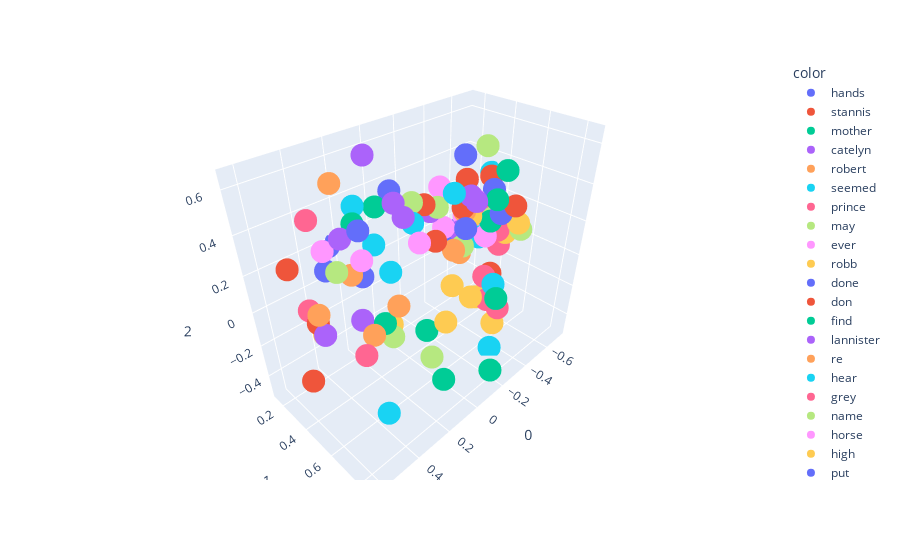

Write notebook code for a chart like this one.
### Code cell
# plot between 200 to 300
fig=px.scatter_3d(x[200:300],x=0,y=1,z=2,color= self_model.wv.index_to_key[200:300])
fig.show()

### Figure 1 — Plotly figure (JSON) as saved in the notebook; plotly's stock layout.template omitted (floating-point values rounded to 4 significant figures)
{"data": [{"hovertemplate": "color=hands<br>0=%{x}<br>1=%{y}<br>2=%{z}<extra></extra>", "legendgroup": "hands", "marker": {"color": "#636efa", "symbol": "circle"}, "mode": "markers", "name": "hands", "scene": "scene", "showlegend": true, "type": "scatter3d", "x": [0.315], "y": [0.4645], "z": [0.4215]}, {"hovertemplate": "color=stannis<br>0=%{x}<br>1=%{y}<br>2=%{z}<extra></extra>", "legendgroup": "stannis", "marker": {"color": "#EF553B", "symbol": "circle"}, "mode": "markers", "name": "stannis", "scene": "scene", "showlegend": true, "type": "scatter3d", "x": [-0.3984], "y": [0.5959], "z": [-0.07871]}, {"hovertemplate": "color=mother<br>0=%{x}<br>1=%{y}<br>2=%{z}<extra></extra>", "legendgroup": "mother", "marker": {"color": "#00cc96", "symbol": "circle"}, "mode": "markers", "name": "mother", "scene": "scene", "showlegend": true, "type": "scatter3d", "x": [-0.4836], "y": [0.5086], "z": [0.161]}, {"hovertemplate": "color=catelyn<br>0=%{x}<br>1=%{y}<br>2=%{z}<extra></extra>", "legendgroup": "catelyn", "marker": {"color": "#ab63fa", "symbol": "circle"}, "mode": "markers", "name": "catelyn", "scene": "scene", "showlegend": true, "type": "scatter3d", "x": [-0.2434], "y": [0.3102], "z": [0.2321]}, {"hovertemplate": "color=robert<br>0=%{x}<br>1=%{y}<br>2=%{z}<extra></extra>", "legendgroup": "robert", "marker": {"color": "#FFA15A", "symbol": "circle"}, "mode": "markers", "name": "robert", "scene": "scene", "showlegend": true, "type": "scatter3d", "x": [-0.521], "y": [0.4375], "z": [0.07285]}, {"hovertemplate": "color=seemed<br>0=%{x}<br>1=%{y}<br>2=%{z}<extra></extra>", "legendgroup": "seemed", "marker": {"color": "#19d3f3", "symbol": "circle"}, "mode": "markers", "name": "seemed", "scene": "scene", "showlegend": true, "type": "scatter3d", "x": [-0.01351], "y": [0.4301], "z": [0.3076]}, {"hovertemplate": "color=prince<br>0=%{x}<br>1=%{y}<br>2=%{z}<extra></extra>", "legendgroup": "prince", "marker": {"color": "#FF6692", "symbol": "circle"}, "mode": "markers", "name": "prince", "scene": "scene", "showlegend": true, "type": "scatter3d", "x": [-0.5534], "y": [0.4042], "z": [0.1322]}, {"hovertemplate": "color=may<br>0=%{x}<br>1=%{y}<br>2=%{z}<extra></extra>", "legendgroup": "may", "marker": {"color": "#B6E880", "symbol": "circle"}, "mode": "markers", "name": "may", "scene": "scene", "showlegend": true, "type": "scatter3d", "x": [-0.551], "y": [0.4714], "z": [0.1397]}, {"hovertemplate": "color=ever<br>0=%{x}<br>1=%{y}<br>2=%{z}<extra></extra>", "legendgroup": "ever", "marker": {"color": "#FF97FF", "symbol": "circle"}, "mode": "markers", "name": "ever", "scene": "scene", "showlegend": true, "type": "scatter3d", "x": [-0.4458], "y": [0.511], "z": [0.08936]}, {"hovertemplate": "color=robb<br>0=%{x}<br>1=%{y}<br>2=%{z}<extra></extra>", "legendgroup": "robb", "marker": {"color": "#FECB52", "symbol": "circle"}, "mode": "markers", "name": "robb", "scene": "scene", "showlegend": true, "type": "scatter3d", "x": [-0.3962], "y": [0.4483], "z": [0.2003]}, {"hovertemplate": "color=done<br>0=%{x}<br>1=%{y}<br>2=%{z}<extra></extra>", "legendgroup": "done", "marker": {"color": "#636efa", "symbol": "circle"}, "mode": "markers", "name": "done", "scene": "scene", "showlegend": true, "type": "scatter3d", "x": [-0.4249], "y": [0.6126], "z": [0.268]}, {"hovertemplate": "color=don<br>0=%{x}<br>1=%{y}<br>2=%{z}<extra></extra>", "legendgroup": "don", "marker": {"color": "#EF553B", "symbol": "circle"}, "mode": "markers", "name": "don", "scene": "scene", "showlegend": true, "type": "scatter3d", "x": [-0.4356], "y": [0.3809], "z": [0.3669]}, {"hovertemplate": "color=find<br>0=%{x}<br>1=%{y}<br>2=%{z}<extra></extra>", "legendgroup": "find", "marker": {"color": "#00cc96", "symbol": "circle"}, "mode": "markers", "name": "find", "scene": "scene", "showlegend": true, "type": "scatter3d", "x": [-0.3718], "y": [0.6237], "z": [0.3656]}, {"hovertemplate": "color=lannister<br>0=%{x}<br>1=%{y}<br>2=%{z}<extra></extra>", "legendgroup": "lannister", "marker": {"color": "#ab63fa", "symbol": "circle"}, "mode": "markers", "name": "lannister", "scene": "scene", "showlegend": true, "type": "scatter3d", "x": [-0.3975], "y": [0.3832], "z": [0.08408]}, {"hovertemplate": "color=re<br>0=%{x}<br>1=%{y}<br>2=%{z}<extra></extra>", "legendgroup": "re", "marker": {"color": "#FFA15A", "symbol": "circle"}, "mode": "markers", "name": "re", "scene": "scene", "showlegend": true, "type": "scatter3d", "x": [-0.3384], "y": [0.4554], "z": [0.2542]}, {"hovertemplate": "color=hear<br>0=%{x}<br>1=%{y}<br>2=%{z}<extra></extra>", "legendgroup": "hear", "marker": {"color": "#19d3f3", "symbol": "circle"}, "mode": "markers", "name": "hear", "scene": "scene", "showlegend": true, "type": "scatter3d", "x": [-0.1737], "y": [0.5322], "z": [0.4363]}, {"hovertemplate": "color=grey<br>0=%{x}<br>1=%{y}<br>2=%{z}<extra></extra>", "legendgroup": "grey", "marker": {"color": "#FF6692", "symbol": "circle"}, "mode": "markers", "name": "grey", "scene": "scene", "showlegend": true, "type": "scatter3d", "x": [0.4643], "y": [0.2419], "z": [-0.03211]}, {"hovertemplate": "color=name<br>0=%{x}<br>1=%{y}<br>2=%{z}<extra></extra>", "legendgroup": "name", "marker": {"color": "#B6E880", "symbol": "circle"}, "mode": "markers", "name": "name", "scene": "scene", "showlegend": true, "type": "scatter3d", "x": [-0.5161], "y": [0.6133], "z": [0.2423]}, {"hovertemplate": "color=horse<br>0=%{x}<br>1=%{y}<br>2=%{z}<extra></extra>", "legendgroup": "horse", "marker": {"color": "#FF97FF", "symbol": "circle"}, "mode": "markers", "name": "horse", "scene": "scene", "showlegend": true, "type": "scatter3d", "x": [0.3448], "y": [0.5135], "z": [0.3167]}, {"hovertemplate": "color=high<br>0=%{x}<br>1=%{y}<br>2=%{z}<extra></extra>", "legendgroup": "high", "marker": {"color": "#FECB52", "symbol": "circle"}, "mode": "markers", "name": "high", "scene": "scene", "showlegend": true, "type": "scatter3d", "x": [0.1536], "y": [0.4498], "z": [-0.1791]}, {"hovertemplate": "color=put<br>0=%{x}<br>1=%{y}<br>2=%{z}<extra></extra>", "legendgroup": "put", "marker": {"color": "#636efa", "symbol": "circle"}, "mode": "markers", "name": "put", "scene": "scene", "showlegend": true, "type": "scatter3d", "x": [-0.225], "y": [0.5441], "z": [0.6042]}, {"hovertemplate": "color=stone<br>0=%{x}<br>1=%{y}<br>2=%{z}<extra></extra>", "legendgroup": "stone", "marker": {"color": "#EF553B", "symbol": "circle"}, "mode": "markers", "name": "stone", "scene": "scene", "showlegend": true, "type": "scatter3d", "x": [0.6268], "y": [0.4771], "z": [-0.1871]}, {"hovertemplate": "color=wine<br>0=%{x}<br>1=%{y}<br>2=%{z}<extra></extra>", "legendgroup": "wine", "marker": {"color": "#00cc96", "symbol": "circle"}, "mode": "markers", "name": "wine", "scene": "scene", "showlegend": true, "type": "scatter3d", "x": [0.08392], "y": [0.2846], "z": [0.3724]}, {"hovertemplate": "color=hard<br>0=%{x}<br>1=%{y}<br>2=%{z}<extra></extra>", "legendgroup": "hard", "marker": {"color": "#ab63fa", "symbol": "circle"}, "mode": "markers", "name": "hard", "scene": "scene", "showlegend": true, "type": "scatter3d", "x": [0.34], "y": [0.3673], "z": [0.3517]}, {"hovertemplate": "color=water<br>0=%{x}<br>1=%{y}<br>2=%{z}<extra></extra>", "legendgroup": "water", "marker": {"color": "#FFA15A", "symbol": "circle"}, "mode": "markers", "name": "water", "scene": "scene", "showlegend": true, "type": "scatter3d", "x": [0.5739], "y": [0.5182], "z": [0.1734]}, {"hovertemplate": "color=upon<br>0=%{x}<br>1=%{y}<br>2=%{z}<extra></extra>", "legendgroup": "upon", "marker": {"color": "#19d3f3", "symbol": "circle"}, "mode": "markers", "name": "upon", "scene": "scene", "showlegend": true, "type": "scatter3d", "x": [0.1394], "y": [0.4424], "z": [0.1209]}, {"hovertemplate": "color=fire<br>0=%{x}<br>1=%{y}<br>2=%{z}<extra></extra>", "legendgroup": "fire", "marker": {"color": "#FF6692", "symbol": "circle"}, "mode": "markers", "name": "fire", "scene": "scene", "showlegend": true, "type": "scatter3d", "x": [0.4822], "y": [0.679], "z": [0.00492]}, {"hovertemplate": "color=iron<br>0=%{x}<br>1=%{y}<br>2=%{z}<extra></extra>", "legendgroup": "iron", "marker": {"color": "#B6E880", "symbol": "circle"}, "mode": "markers", "name": "iron", "scene": "scene", "showlegend": true, "type": "scatter3d", "x": [0.1951], "y": [0.5063], "z": [-0.1943]}, {"hovertemplate": "color=until<br>0=%{x}<br>1=%{y}<br>2=%{z}<extra></extra>", "legendgroup": "until", "marker": {"color": "#FF97FF", "symbol": "circle"}, "mode": "markers", "name": "until", "scene": "scene", "showlegend": true, "type": "scatter3d", "x": [0.1123], "y": [0.6044], "z": [0.337]}, {"hovertemplate": "color=these<br>0=%{x}<br>1=%{y}<br>2=%{z}<extra></extra>", "legendgroup": "these", "marker": {"color": "#FECB52", "symbol": "circle"}, "mode": "markers", "name": "these", "scene": "scene", "showlegend": true, "type": "scatter3d", "x": [-0.424], "y": [0.6197], "z": [-0.4195]}, {"hovertemplate": "color=voice<br>0=%{x}<br>1=%{y}<br>2=%{z}<extra></extra>", "legendgroup": "voice", "marker": {"color": "#636efa", "symbol": "circle"}, "mode": "markers", "name": "voice", "scene": "scene", "showlegend": true, "type": "scatter3d", "x": [0.000301], "y": [0.292], "z": [0.4252]}, {"hovertemplate": "color=gone<br>0=%{x}<br>1=%{y}<br>2=%{z}<extra></extra>", "legendgroup": "gone", "marker": {"color": "#EF553B", "symbol": "circle"}, "mode": "markers", "name": "gone", "scene": "scene", "showlegend": true, "type": "scatter3d", "x": [-0.02235], "y": [0.5657], "z": [0.2689]}, {"hovertemplate": "color=give<br>0=%{x}<br>1=%{y}<br>2=%{z}<extra></extra>", "legendgroup": "give", "marker": {"color": "#00cc96", "symbol": "circle"}, "mode": "markers", "name": "give", "scene": "scene", "showlegend": true, "type": "scatter3d", "x": [-0.582], "y": [0.5161], "z": [0.4101]}, {"hovertemplate": "color=sam<br>0=%{x}<br>1=%{y}<br>2=%{z}<extra></extra>", "legendgroup": "sam", "marker": {"color": "#ab63fa", "symbol": "circle"}, "mode": "markers", "name": "sam", "scene": "scene", "showlegend": true, "type": "scatter3d", "x": [0.01856], "y": [0.3394], "z": [0.3873]}, {"hovertemplate": "color=seen<br>0=%{x}<br>1=%{y}<br>2=%{z}<extra></extra>", "legendgroup": "seen", "marker": {"color": "#FFA15A", "symbol": "circle"}, "mode": "markers", "name": "seen", "scene": "scene", "showlegend": true, "type": "scatter3d", "x": [-0.1116], "y": [0.594], "z": [0.1933]}, {"hovertemplate": "color=better<br>0=%{x}<br>1=%{y}<br>2=%{z}<extra></extra>", "legendgroup": "better", "marker": {"color": "#19d3f3", "symbol": "circle"}, "mode": "markers", "name": "better", "scene": "scene", "showlegend": true, "type": "scatter3d", "x": [-0.431], "y": [0.479], "z": [0.07642]}, {"hovertemplate": "color=shall<br>0=%{x}<br>1=%{y}<br>2=%{z}<extra></extra>", "legendgroup": "shall", "marker": {"color": "#FF6692", "symbol": "circle"}, "mode": "markers", "name": "shall", "scene": "scene", "showlegend": true, "type": "scatter3d", "x": [-0.5194], "y": [0.5335], "z": [0.1026]}, {"hovertemplate": "color=ned<br>0=%{x}<br>1=%{y}<br>2=%{z}<extra></extra>", "legendgroup": "ned", "marker": {"color": "#B6E880", "symbol": "circle"}, "mode": "markers", "name": "ned", "scene": "scene", "showlegend": true, "type": "scatter3d", "x": [-0.2479], "y": [0.3574], "z": [0.2725]}, {"hovertemplate": "color=always<br>0=%{x}<br>1=%{y}<br>2=%{z}<extra></extra>", "legendgroup": "always", "marker": {"color": "#FF97FF", "symbol": "circle"}, "mode": "markers", "name": "always", "scene": "scene", "showlegend": true, "type": "scatter3d", "x": [-0.4651], "y": [0.4261], "z": [0.08629]}, {"hovertemplate": "color=years<br>0=%{x}<br>1=%{y}<br>2=%{z}<extra></extra>", "legendgroup": "years", "marker": {"color": "#FECB52", "symbol": "circle"}, "mode": "markers", "name": "years", "scene": "scene", "showlegend": true, "type": "scatter3d", "x": [-0.3037], "y": [0.5831], "z": [-0.1886]}, {"hovertemplate": "color=between<br>0=%{x}<br>1=%{y}<br>2=%{z}<extra></extra>", "legendgroup": "between", "marker": {"color": "#636efa", "symbol": "circle"}, "mode": "markers", "name": "between", "scene": "scene", "showlegend": true, "type": "scatter3d", "x": [0.4129], "y": [0.3453], "z": [0.2164]}, {"hovertemplate": "color=dark<br>0=%{x}<br>1=%{y}<br>2=%{z}<extra></extra>", "legendgroup": "dark", "marker": {"color": "#EF553B", "symbol": "circle"}, "mode": "markers", "name": "dark", "scene": "scene", "showlegend": true, "type": "scatter3d", "x": [0.514], "y": [0.3944], "z": [0.01711]}, {"hovertemplate": "color=place<br>0=%{x}<br>1=%{y}<br>2=%{z}<extra></extra>", "legendgroup": "place", "marker": {"color": "#00cc96", "symbol": "circle"}, "mode": "markers", "name": "place", "scene": "scene", "showlegend": true, "type": "scatter3d", "x": [-0.1825], "y": [0.8017], "z": [-0.009094]}, {"hovertemplate": "color=small<br>0=%{x}<br>1=%{y}<br>2=%{z}<extra></extra>", "legendgroup": "small", "marker": {"color": "#ab63fa", "symbol": "circle"}, "mode": "markers", "name": "small", "scene": "scene", "showlegend": true, "type": "scatter3d", "x": [0.2431], "y": [0.3366], "z": [-0.1662]}, {"hovertemplate": "color=cold<br>0=%{x}<br>1=%{y}<br>2=%{z}<extra></extra>", "legendgroup": "cold", "marker": {"color": "#FFA15A", "symbol": "circle"}, "mode": "markers", "name": "cold", "scene": "scene", "showlegend": true, "type": "scatter3d", "x": [0.3665], "y": [0.464], "z": [0.2316]}, {"hovertemplate": "color=winterfell<br>0=%{x}<br>1=%{y}<br>2=%{z}<extra></extra>", "legendgroup": "winterfell", "marker": {"color": "#19d3f3", "symbol": "circle"}, "mode": "markers", "name": "winterfell", "scene": "scene", "showlegend": true, "type": "scatter3d", "x": [-0.2916], "y": [0.6993], "z": [-0.03903]}, {"hovertemplate": "color=most<br>0=%{x}<br>1=%{y}<br>2=%{z}<extra></extra>", "legendgroup": "most", "marker": {"color": "#FF6692", "symbol": "circle"}, "mode": "markers", "name": "most", "scene": "scene", "showlegend": true, "type": "scatter3d", "x": [-0.4229], "y": [0.5323], "z": [-0.2824]}, {"hovertemplate": "color=hundred<br>0=%{x}<br>1=%{y}<br>2=%{z}<extra></extra>", "legendgroup": "hundred", "marker": {"color": "#B6E880", "symbol": "circle"}, "mode": "markers", "name": "hundred", "scene": "scene", "showlegend": true, "type": "scatter3d", "x": [-0.01427], "y": [0.5554], "z": [-0.4413]}, {"hovertemplate": "color=stood<br>0=%{x}<br>1=%{y}<br>2=%{z}<extra></extra>", "legendgroup": "stood", "marker": {"color": "#FF97FF", "symbol": "circle"}, "mode": "markers", "name": "stood", "scene": "scene", "showlegend": true, "type": "scatter3d", "x": [0.299], "y": [0.4165], "z": [0.1738]}, {"hovertemplate": "color=end<br>0=%{x}<br>1=%{y}<br>2=%{z}<extra></extra>", "legendgroup": "end", "marker": {"color": "#FECB52", "symbol": "circle"}, "mode": "markers", "name": "end", "scene": "scene", "showlegend": true, "type": "scatter3d", "x": [-0.08171], "y": [0.7327], "z": [0.01768]}, {"hovertemplate": "color=sister<br>0=%{x}<br>1=%{y}<br>2=%{z}<extra></extra>", "legendgroup": "sister", "marker": {"color": "#636efa", "symbol": "circle"}, "mode": "markers", "name": "sister", "scene": "scene", "showlegend": true, "type": "scatter3d", "x": [-0.5873], "y": [0.4392], "z": [0.2789]}, {"hovertemplate": "color=words<br>0=%{x}<br>1=%{y}<br>2=%{z}<extra></extra>", "legendgroup": "words", "marker": {"color": "#EF553B", "symbol": "circle"}, "mode": "markers", "name": "words", "scene": "scene", "showlegend": true, "type": "scatter3d", "x": [-0.2925], "y": [0.4847], "z": [0.3009]}, {"hovertemplate": "color=sea<br>0=%{x}<br>1=%{y}<br>2=%{z}<extra></extra>", "legendgroup": "sea", "marker": {"color": "#00cc96", "symbol": "circle"}, "mode": "markers", "name": "sea", "scene": "scene", "showlegend": true, "type": "scatter3d", "x": [0.1153], "y": [0.761], "z": [-0.3514]}, {"hovertemplate": "color=right<br>0=%{x}<br>1=%{y}<br>2=%{z}<extra></extra>", "legendgroup": "right", "marker": {"color": "#ab63fa", "symbol": "circle"}, "mode": "markers", "name": "right", "scene": "scene", "showlegend": true, "type": "scatter3d", "x": [0.1364], "y": [0.5359], "z": [0.4393]}, {"hovertemplate": "color=nothing<br>0=%{x}<br>1=%{y}<br>2=%{z}<extra></extra>", "legendgroup": "nothing", "marker": {"color": "#FFA15A", "symbol": "circle"}, "mode": "markers", "name": "nothing", "scene": "scene", "showlegend": true, "type": "scatter3d", "x": [-0.2385], "y": [0.5199], "z": [0.08809]}, {"hovertemplate": "color=walls<br>0=%{x}<br>1=%{y}<br>2=%{z}<extra></extra>", "legendgroup": "walls", "marker": {"color": "#19d3f3", "symbol": "circle"}, "mode": "markers", "name": "walls", "scene": "scene", "showlegend": true, "type": "scatter3d", "x": [0.4181], "y": [0.7156], "z": [-0.3711]}, {"hovertemplate": "color=fingers<br>0=%{x}<br>1=%{y}<br>2=%{z}<extra></extra>", "legendgroup": "fingers", "marker": {"color": "#FF6692", "symbol": "circle"}, "mode": "markers", "name": "fingers", "scene": "scene", "showlegend": true, "type": "scatter3d", "x": [0.4857], "y": [0.3757], "z": [0.5013]}, {"hovertemplate": "color=same<br>0=%{x}<br>1=%{y}<br>2=%{z}<extra></extra>", "legendgroup": "same", "marker": {"color": "#B6E880", "symbol": "circle"}, "mode": "markers", "name": "same", "scene": "scene", "showlegend": true, "type": "scatter3d", "x": [-0.2365], "y": [0.5389], "z": [0.1355]}, {"hovertemplate": "color=cloak<br>0=%{x}<br>1=%{y}<br>2=%{z}<extra></extra>", "legendgroup": "cloak", "marker": {"color": "#FF97FF", "symbol": "circle"}, "mode": "markers", "name": "cloak", "scene": "scene", "showlegend": true, "type": "scatter3d", "x": [0.407], "y": [0.3299], "z": [0.3042]}, {"hovertemplate": "color=house<br>0=%{x}<br>1=%{y}<br>2=%{z}<extra></extra>", "legendgroup": "house", "marker": {"color": "#FECB52", "symbol": "circle"}, "mode": "markers", "name": "house", "scene": "scene", "showlegend": true, "type": "scatter3d", "x": [-0.3002], "y": [0.4243], "z": [-0.1987]}, {"hovertemplate": "color=young<br>0=%{x}<br>1=%{y}<br>2=%{z}<extra></extra>", "legendgroup": "young", "marker": {"color": "#636efa", "symbol": "circle"}, "mode": "markers", "name": "young", "scene": "scene", "showlegend": true, "type": "scatter3d", "x": [-0.4667], "y": [0.2601], "z": [0.005677]}, {"hovertemplate": "color=does<br>0=%{x}<br>1=%{y}<br>2=%{z}<extra></extra>", "legendgroup": "does", "marker": {"color": "#EF553B", "symbol": "circle"}, "mode": "markers", "name": "does", "scene": "scene", "showlegend": true, "type": "scatter3d", "x": [-0.6211], "y": [0.3887], "z": [0.3263]}, {"hovertemplate": "color=beside<br>0=%{x}<br>1=%{y}<br>2=%{z}<extra></extra>", "legendgroup": "beside", "marker": {"color": "#00cc96", "symbol": "circle"}, "mode": "markers", "name": "beside", "scene": "scene", "showlegend": true, "type": "scatter3d", "x": [0.2666], "y": [0.3611], "z": [0.3916]}, {"hovertemplate": "color=get<br>0=%{x}<br>1=%{y}<br>2=%{z}<extra></extra>", "legendgroup": "get", "marker": {"color": "#ab63fa", "symbol": "circle"}, "mode": "markers", "name": "get", "scene": "scene", "showlegend": true, "type": "scatter3d", "x": [-0.1693], "y": [0.6644], "z": [0.4463]}, {"hovertemplate": "color=mouth<br>0=%{x}<br>1=%{y}<br>2=%{z}<extra></extra>", "legendgroup": "mouth", "marker": {"color": "#FFA15A", "symbol": "circle"}, "mode": "markers", "name": "mouth", "scene": "scene", "showlegend": true, "type": "scatter3d", "x": [0.3316], "y": [0.3254], "z": [0.5845]}, {"hovertemplate": "color=seven<br>0=%{x}<br>1=%{y}<br>2=%{z}<extra></extra>", "legendgroup": "seven", "marker": {"color": "#19d3f3", "symbol": "circle"}, "mode": "markers", "name": "seven", "scene": "scene", "showlegend": true, "type": "scatter3d", "x": [-0.3396], "y": [0.6769], "z": [-0.5109]}, {"hovertemplate": "color=watch<br>0=%{x}<br>1=%{y}<br>2=%{z}<extra></extra>", "legendgroup": "watch", "marker": {"color": "#FF6692", "symbol": "circle"}, "mode": "markers", "name": "watch", "scene": "scene", "showlegend": true, "type": "scatter3d", "x": [-0.3216], "y": [0.6165], "z": [-0.04862]}, {"hovertemplate": "color=door<br>0=%{x}<br>1=%{y}<br>2=%{z}<extra></extra>", "legendgroup": "door", "marker": {"color": "#B6E880", "symbol": "circle"}, "mode": "markers", "name": "door", "scene": "scene", "showlegend": true, "type": "scatter3d", "x": [0.4766], "y": [0.529], "z": [0.3336]}, {"hovertemplate": "color=joffrey<br>0=%{x}<br>1=%{y}<br>2=%{z}<extra></extra>", "legendgroup": "joffrey", "marker": {"color": "#FF97FF", "symbol": "circle"}, "mode": "markers", "name": "joffrey", "scene": "scene", "showlegend": true, "type": "scatter3d", "x": [-0.4872], "y": [0.3994], "z": [0.2396]}, {"hovertemplate": "color=green<br>0=%{x}<br>1=%{y}<br>2=%{z}<extra></extra>", "legendgroup": "green", "marker": {"color": "#FECB52", "symbol": "circle"}, "mode": "markers", "name": "green", "scene": "scene", "showlegend": true, "type": "scatter3d", "x": [0.4127], "y": [0.2535], "z": [-0.2034]}, {"hovertemplate": "color=big<br>0=%{x}<br>1=%{y}<br>2=%{z}<extra></extra>", "legendgroup": "big", "marker": {"color": "#636efa", "symbol": "circle"}, "mode": "markers", "name": "big", "scene": "scene", "showlegend": true, "type": "scatter3d", "x": [0.2554], "y": [0.1373], "z": [0.1727]}, {"hovertemplate": "color=under<br>0=%{x}<br>1=%{y}<br>2=%{z}<extra></extra>", "legendgroup": "under", "marker": {"color": "#EF553B", "symbol": "circle"}, "mode": "markers", "name": "under", "scene": "scene", "showlegend": true, "type": "scatter3d", "x": [0.5615], "y": [0.3019], "z": [0.2751]}, {"hovertemplate": "color=few<br>0=%{x}<br>1=%{y}<br>2=%{z}<extra></extra>", "legendgroup": "few", "marker": {"color": "#00cc96", "symbol": "circle"}, "mode": "markers", "name": "few", "scene": "scene", "showlegend": true, "type": "scatter3d", "x": [0.008341], "y": [0.5407], "z": [-0.2514]}, {"hovertemplate": "color=sent<br>0=%{x}<br>1=%{y}<br>2=%{z}<extra></extra>", "legendgroup": "sent", "marker": {"color": "#ab63fa", "symbol": "circle"}, "mode": "markers", "name": "sent", "scene": "scene", "showlegend": true, "type": "scatter3d", "x": [-0.2487], "y": [0.5672], "z": [0.409]}, {"hovertemplate": "color=perhaps<br>0=%{x}<br>1=%{y}<br>2=%{z}<extra></extra>", "legendgroup": "perhaps", "marker": {"color": "#FFA15A", "symbol": "circle"}, "mode": "markers", "name": "perhaps", "scene": "scene", "showlegend": true, "type": "scatter3d", "x": [-0.669], "y": [0.4977], "z": [0.1373]}, {"hovertemplate": "color=almost<br>0=%{x}<br>1=%{y}<br>2=%{z}<extra></extra>", "legendgroup": "almost", "marker": {"color": "#19d3f3", "symbol": "circle"}, "mode": "markers", "name": "almost", "scene": "scene", "showlegend": true, "type": "scatter3d", "x": [0.2297], "y": [0.3225], "z": [0.4454]}, {"hovertemplate": "color=such<br>0=%{x}<br>1=%{y}<br>2=%{z}<extra></extra>", "legendgroup": "such", "marker": {"color": "#FF6692", "symbol": "circle"}, "mode": "markers", "name": "such", "scene": "scene", "showlegend": true, "type": "scatter3d", "x": [-0.6708], "y": [0.4357], "z": [-0.09517]}, {"hovertemplate": "color=wanted<br>0=%{x}<br>1=%{y}<br>2=%{z}<extra></extra>", "legendgroup": "wanted", "marker": {"color": "#B6E880", "symbol": "circle"}, "mode": "markers", "name": "wanted", "scene": "scene", "showlegend": true, "type": "scatter3d", "x": [-0.4475], "y": [0.4865], "z": [0.5668]}, {"hovertemplate": "color=daughter<br>0=%{x}<br>1=%{y}<br>2=%{z}<extra></extra>", "legendgroup": "daughter", "marker": {"color": "#FF97FF", "symbol": "circle"}, "mode": "markers", "name": "daughter", "scene": "scene", "showlegend": true, "type": "scatter3d", "x": [-0.5438], "y": [0.2785], "z": [0.07371]}, {"hovertemplate": "color=true<br>0=%{x}<br>1=%{y}<br>2=%{z}<extra></extra>", "legendgroup": "true", "marker": {"color": "#FECB52", "symbol": "circle"}, "mode": "markers", "name": "true", "scene": "scene", "showlegend": true, "type": "scatter3d", "x": [-0.688], "y": [0.4618], "z": [-0.01333]}, {"hovertemplate": "color=while<br>0=%{x}<br>1=%{y}<br>2=%{z}<extra></extra>", "legendgroup": "while", "marker": {"color": "#636efa", "symbol": "circle"}, "mode": "markers", "name": "while", "scene": "scene", "showlegend": true, "type": "scatter3d", "x": [0.3241], "y": [0.4825], "z": [0.2111]}, {"hovertemplate": "color=leave<br>0=%{x}<br>1=%{y}<br>2=%{z}<extra></extra>", "legendgroup": "leave", "marker": {"color": "#EF553B", "symbol": "circle"}, "mode": "markers", "name": "leave", "scene": "scene", "showlegend": true, "type": "scatter3d", "x": [-0.4469], "y": [0.6759], "z": [0.3249]}, {"hovertemplate": "color=city<br>0=%{x}<br>1=%{y}<br>2=%{z}<extra></extra>", "legendgroup": "city", "marker": {"color": "#00cc96", "symbol": "circle"}, "mode": "markers", "name": "city", "scene": "scene", "showlegend": true, "type": "scatter3d", "x": [-0.1072], "y": [0.8619], "z": [-0.3791]}, {"hovertemplate": "color=wind<br>0=%{x}<br>1=%{y}<br>2=%{z}<extra></extra>", "legendgroup": "wind", "marker": {"color": "#ab63fa", "symbol": "circle"}, "mode": "markers", "name": "wind", "scene": "scene", "showlegend": true, "type": "scatter3d", "x": [0.574], "y": [0.5448], "z": [0.08569]}, {"hovertemplate": "color=light<br>0=%{x}<br>1=%{y}<br>2=%{z}<extra></extra>", "legendgroup": "light", "marker": {"color": "#FFA15A", "symbol": "circle"}, "mode": "markers", "name": "light", "scene": "scene", "showlegend": true, "type": "scatter3d", "x": [0.3868], "y": [0.6136], "z": [0.009437]}, {"hovertemplate": "color=arms<br>0=%{x}<br>1=%{y}<br>2=%{z}<extra></extra>", "legendgroup": "arms", "marker": {"color": "#19d3f3", "symbol": "circle"}, "mode": "markers", "name": "arms", "scene": "scene", "showlegend": true, "type": "scatter3d", "x": [0.1883], "y": [0.3959], "z": [0.268]}, {"hovertemplate": "color=children<br>0=%{x}<br>1=%{y}<br>2=%{z}<extra></extra>", "legendgroup": "children", "marker": {"color": "#FF6692", "symbol": "circle"}, "mode": "markers", "name": "children", "scene": "scene", "showlegend": true, "type": "scatter3d", "x": [-0.382], "y": [0.6742], "z": [-0.2554]}, {"hovertemplate": "color=herself<br>0=%{x}<br>1=%{y}<br>2=%{z}<extra></extra>", "legendgroup": "herself", "marker": {"color": "#B6E880", "symbol": "circle"}, "mode": "markers", "name": "herself", "scene": "scene", "showlegend": true, "type": "scatter3d", "x": [-0.06773], "y": [0.3666], "z": [0.3685]}, {"hovertemplate": "color=sweet<br>0=%{x}<br>1=%{y}<br>2=%{z}<extra></extra>", "legendgroup": "sweet", "marker": {"color": "#FF97FF", "symbol": "circle"}, "mode": "markers", "name": "sweet", "scene": "scene", "showlegend": true, "type": "scatter3d", "x": [-0.4049], "y": [0.2218], "z": [0.2807]}, {"hovertemplate": "color=others<br>0=%{x}<br>1=%{y}<br>2=%{z}<extra></extra>", "legendgroup": "others", "marker": {"color": "#FECB52", "symbol": "circle"}, "mode": "markers", "name": "others", "scene": "scene", "showlegend": true, "type": "scatter3d", "x": [-0.03468], "y": [0.6279], "z": [-0.1691]}, {"hovertemplate": "color=lost<br>0=%{x}<br>1=%{y}<br>2=%{z}<extra></extra>", "legendgroup": "lost", "marker": {"color": "#636efa", "symbol": "circle"}, "mode": "markers", "name": "lost", "scene": "scene", "showlegend": true, "type": "scatter3d", "x": [-0.2488], "y": [0.5439], "z": [0.2296]}, {"hovertemplate": "color=theon<br>0=%{x}<br>1=%{y}<br>2=%{z}<extra></extra>", "legendgroup": "theon", "marker": {"color": "#EF553B", "symbol": "circle"}, "mode": "markers", "name": "theon", "scene": "scene", "showlegend": true, "type": "scatter3d", "x": [-0.1912], "y": [0.3223], "z": [0.2946]}, {"hovertemplate": "color=each<br>0=%{x}<br>1=%{y}<br>2=%{z}<extra></extra>", "legendgroup": "each", "marker": {"color": "#00cc96", "symbol": "circle"}, "mode": "markers", "name": "each", "scene": "scene", "showlegend": true, "type": "scatter3d", "x": [0.2551], "y": [0.5256], "z": [-0.06205]}, {"hovertemplate": "color=felt<br>0=%{x}<br>1=%{y}<br>2=%{z}<extra></extra>", "legendgroup": "felt", "marker": {"color": "#ab63fa", "symbol": "circle"}, "mode": "markers", "name": "felt", "scene": "scene", "showlegend": true, "type": "scatter3d", "x": [0.1509], "y": [0.3146], "z": [0.6457]}, {"hovertemplate": "color=side<br>0=%{x}<br>1=%{y}<br>2=%{z}<extra></extra>", "legendgroup": "side", "marker": {"color": "#FFA15A", "symbol": "circle"}, "mode": "markers", "name": "side", "scene": "scene", "showlegend": true, "type": "scatter3d", "x": [0.2973], "y": [0.673], "z": [0.1491]}, {"hovertemplate": "color=yes<br>0=%{x}<br>1=%{y}<br>2=%{z}<extra></extra>", "legendgroup": "yes", "marker": {"color": "#19d3f3", "symbol": "circle"}, "mode": "markers", "name": "yes", "scene": "scene", "showlegend": true, "type": "scatter3d", "x": [-0.7216], "y": [0.3107], "z": [0.2902]}, {"hovertemplate": "color=brothers<br>0=%{x}<br>1=%{y}<br>2=%{z}<extra></extra>", "legendgroup": "brothers", "marker": {"color": "#FF6692", "symbol": "circle"}, "mode": "markers", "name": "brothers", "scene": "scene", "showlegend": true, "type": "scatter3d", "x": [-0.308], "y": [0.6546], "z": [-0.1689]}, {"hovertemplate": "color=best<br>0=%{x}<br>1=%{y}<br>2=%{z}<extra></extra>", "legendgroup": "best", "marker": {"color": "#B6E880", "symbol": "circle"}, "mode": "markers", "name": "best", "scene": "scene", "showlegend": true, "type": "scatter3d", "x": [-0.5604], "y": [0.6444], "z": [0.1371]}, {"hovertemplate": "color=very<br>0=%{x}<br>1=%{y}<br>2=%{z}<extra></extra>", "legendgroup": "very", "marker": {"color": "#FF97FF", "symbol": "circle"}, "mode": "markers", "name": "very", "scene": "scene", "showlegend": true, "type": "scatter3d", "x": [-0.3345], "y": [0.3208], "z": [0.1069]}, {"hovertemplate": "color=die<br>0=%{x}<br>1=%{y}<br>2=%{z}<extra></extra>", "legendgroup": "die", "marker": {"color": "#FECB52", "symbol": "circle"}, "mode": "markers", "name": "die", "scene": "scene", "showlegend": true, "type": "scatter3d", "x": [-0.4765], "y": [0.6826], "z": [0.2231]}], "layout": {"legend": {"title": {"text": "color"}, "tracegroupgap": 0}, "margin": {"t": 60}, "scene": {"domain": {"x": [0, 1], "y": [0, 1]}, "xaxis": {"title": {"text": "0"}}, "yaxis": {"title": {"text": "1"}}, "zaxis": {"title": {"text": "2"}}}}}
